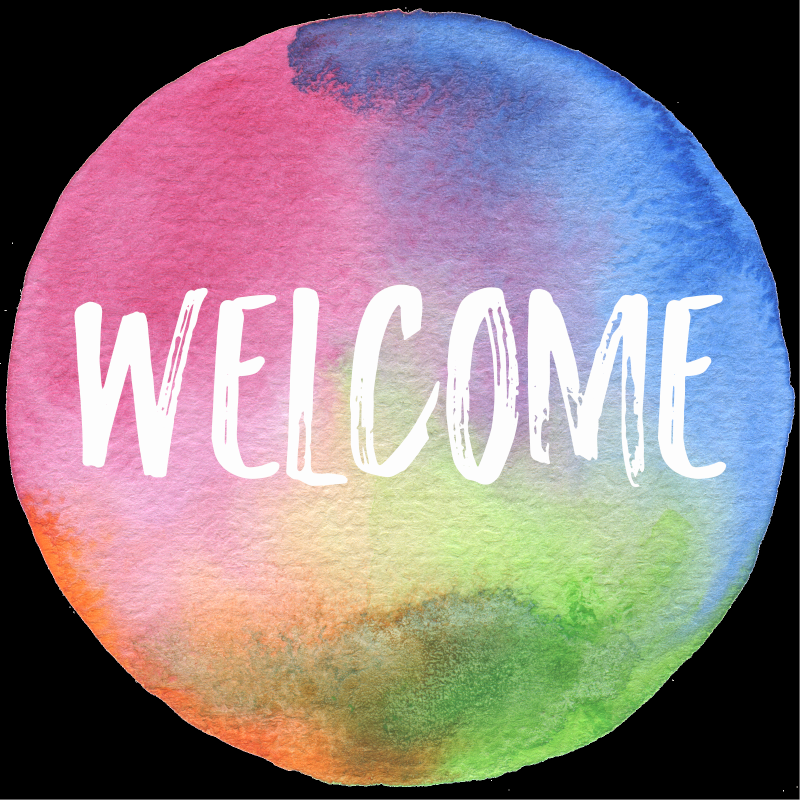
#> input picture Question1/welcome.png, 1600 x 1600 px (shown at 1/2 size)
$ python Q1.py
#> lines starting #> are read from the running program, lines starting #| are printed output that depends on the picture; after the words box and inside, x2 and y2 are one past the last pixel; in counts of white or black regions, pixels touching at a corner belong together
import cv2 as cv
import sys
import numpy as np

__IMG_SIZE_FACTOR__ = 0.25


# Welcome screen setup
welcome = cv.resize(cv.imread('Question1/welcome.png'), (0, 0), None, 0.4, 0.4)
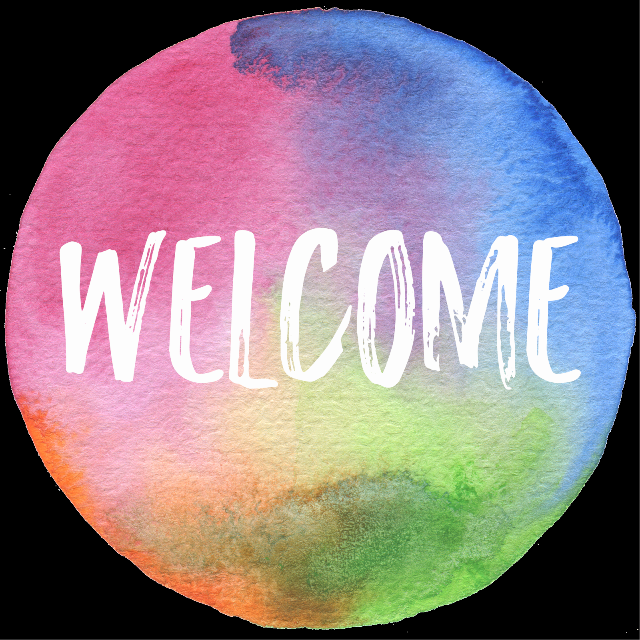
#> welcome: shape (640, 640, 3); mean B, G, R 132.6, 125.4, 141.7
cv.putText(welcome, 'Enter assignment letter (a, b, c...); ESC to close',
           (0, 550), cv.FONT_HERSHEY_SIMPLEX, 0.75, (255, 255, 255), 1, 2)
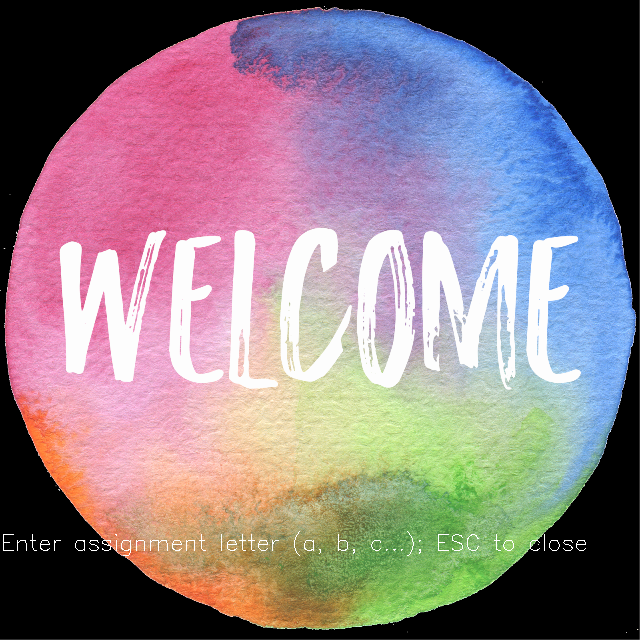
#> welcome: shape (640, 640, 3); 0.28% of pixels changed, all inside (x1, y1, x2, y2) = (3, 531, 586, 556)


# initialize
imgs = ['img0.jpeg', 'img1.jpeg', 'img2.jpeg']
org = []
gray = []
r2w = []
for img in imgs:
    temp = cv.imread(f'Question1/{img}')
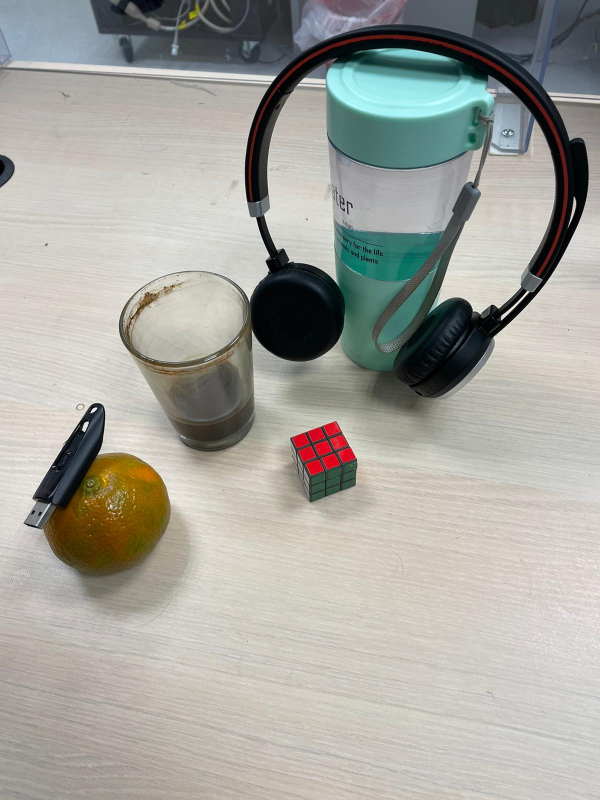
#> input picture Question1/img0.jpeg, 1200 x 1600 px (shown at 1/2 size)
#> temp is the input picture: shape (1600, 1200, 3); mean B, G, R 157.7, 164.2, 164.4

    if temp is None:
        sys.exit(f'Could not read {img}')

    temp = cv.resize(temp, (0, 0), None, __IMG_SIZE_FACTOR__,
                     __IMG_SIZE_FACTOR__)
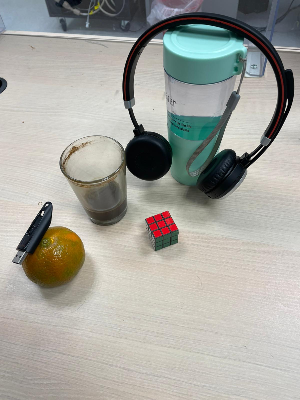
#> temp: shape (400, 300, 3); mean B, G, R 157.8, 164.3, 164.5
    gray.append(cv.cvtColor(cv.cvtColor(
        temp, cv.COLOR_RGB2GRAY), cv.COLOR_GRAY2BGR))
    r2w.append(cv.GaussianBlur(gray[-1], (3, 3), 0))
    org.append(temp)
#> pass 2 of the loop `for img in imgs:`:
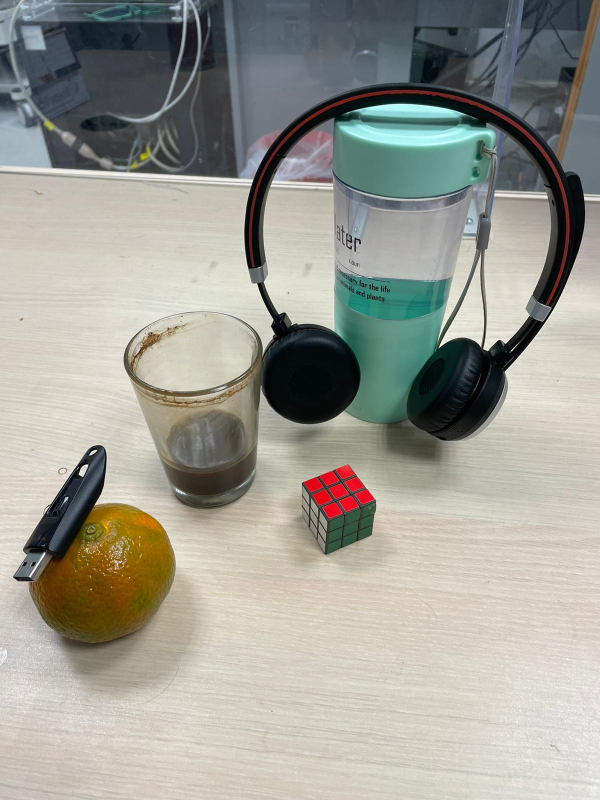
#> input picture Question1/img1.jpeg, 1200 x 1600 px (shown at 1/2 size)
#> temp is the input picture: shape (1600, 1200, 3); mean B, G, R 148.1, 156.9, 157.3
#> `temp = cv.resize(temp, (0, 0), None, __IMG_SIZE_FACTOR__, __IMG_SIZE_F..`:
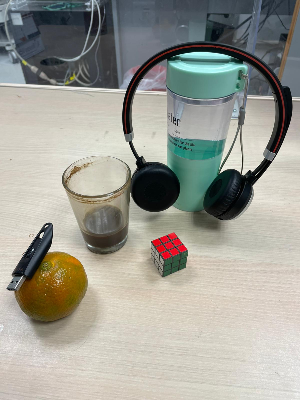
#> temp: shape (400, 300, 3); mean B, G, R 148.2, 157.1, 157.5
#> pass 3 of the loop `for img in imgs:`:
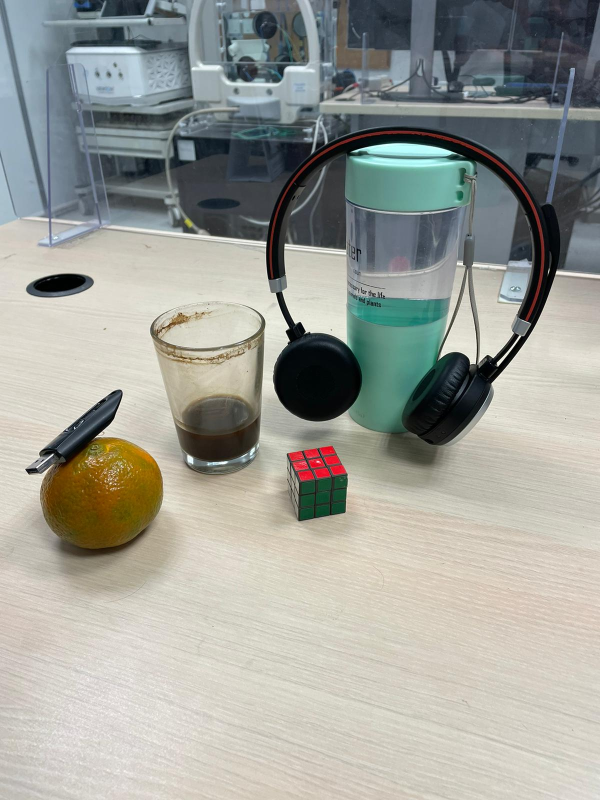
#> input picture Question1/img2.jpeg, 1200 x 1600 px (shown at 1/2 size)
#> temp is the input picture: shape (1600, 1200, 3); mean B, G, R 152, 159.1, 157.6
#> `temp = cv.resize(temp, (0, 0), None, __IMG_SIZE_FACTOR__, __IMG_SIZE_F..`:
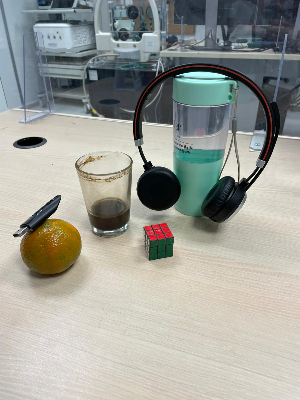
#> temp: shape (400, 300, 3); mean B, G, R 152.1, 159.2, 157.7

# Shows specific image
def show(img_index):
    cv.imshow(imgs[img_index], np.hstack((org[img_index], gray[img_index])))


canny_thresholds = [(100, 200), (0, 300), (200, 500)]
# Shows Canny Edge detection for the thresholds listed above for specific image
def canny(img_index):
    cv.imshow(f'{imgs[img_index]} canny', np.hstack(
        [cv.Canny(r2w[img_index], l, h) for (l, h) in canny_thresholds]))

# Shows sobel edge detection (x and y) for a specific image
# [12 lines left out: functions sobel, get_harris, not called in this run]


harris_thresholds = [(2, 3, 0.04), (2, 5, 0.07)]
# Shows harris corners of specific image
# [59 lines left out: functions harris, sift, match, houghLines, not called in this run]


# Show Welcome screen
cv.imshow('Welcome Screen', welcome)
work_on_img = 0
while True:
    k = cv.waitKey(0)
#> (key q is pressed here)
    num = k - ord('0')
    if k & 0xff == 27 or k == ord('q'):
        cv.destroyAllWindows()
        break
    elif k == ord('a'):             # Assignment A
        show(work_on_img)
    elif k == ord('b'):             # Assignment B
        canny(work_on_img)
        sobel(work_on_img)
    elif k == ord('c'):             # Assignment C
        harris(work_on_img)
    elif k == ord('d'):             # Assignment D
        sift(work_on_img)
    elif k == ord('e'):             # Assignment E
        match(work_on_img, (work_on_img+1) % len(imgs))
    elif k == ord('f'):             # Assignment F
        houghLines(work_on_img)
    # Switch to an image by typing its serial number
    elif num in range(10) and num < len(imgs):
        work_on_img = num
